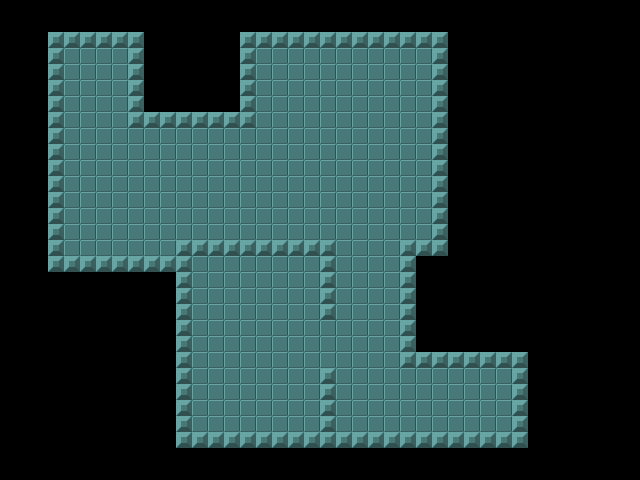

The image is a tile-based game level rendered from a .tmx file. Its description and complete source (layers, tilesets, objects, tile grids) follow:
An orthogonal 40x30 tile map with 16x16 px tiles, 1 tile layer (walls) and 6 objects (3x enemy, 2x coin, player).

<map version="1.2" tiledversion="1.2.4" orientation="orthogonal" renderorder="right-down" width="40" height="30" tilewidth="16" tileheight="16" infinite="0" nextlayerid="5" nextobjectid="2">
 <tileset firstgid="1" source="room.tsx" />
 <layer id="1" name="walls" width="40" height="30">
  <data encoding="csv">
0,0,0,0,0,0,0,0,0,0,0,0,0,0,0,0,0,0,0,0,0,0,0,0,0,0,0,0,0,0,0,0,0,0,0,0,0,0,0,0,
0,0,0,0,0,0,0,0,0,0,0,0,0,0,0,0,0,0,0,0,0,0,0,0,0,0,0,0,0,0,0,0,0,0,0,0,0,0,0,0,
0,0,0,3,3,3,3,3,3,0,0,0,0,0,0,3,3,3,3,3,3,3,3,3,3,3,3,3,0,0,0,0,0,0,0,0,0,0,0,0,
0,0,0,3,2,2,2,2,3,0,0,0,0,0,0,3,2,2,2,2,2,2,2,2,2,2,2,3,0,0,0,0,0,0,0,0,0,0,0,0,
0,0,0,3,2,2,2,2,3,0,0,0,0,0,0,3,2,2,2,2,2,2,2,2,2,2,2,3,0,0,0,0,0,0,0,0,0,0,0,0,
0,0,0,3,2,2,2,2,3,0,0,0,0,0,0,3,2,2,2,2,2,2,2,2,2,2,2,3,0,0,0,0,0,0,0,0,0,0,0,0,
0,0,0,3,2,2,2,2,3,0,0,0,0,0,0,3,2,2,2,2,2,2,2,2,2,2,2,3,0,0,0,0,0,0,0,0,0,0,0,0,
0,0,0,3,2,2,2,2,3,3,3,3,3,3,3,3,2,2,2,2,2,2,2,2,2,2,2,3,0,0,0,0,0,0,0,0,0,0,0,0,
0,0,0,3,2,2,2,2,2,2,2,2,2,2,2,2,2,2,2,2,2,2,2,2,2,2,2,3,0,0,0,0,0,0,0,0,0,0,0,0,
0,0,0,3,2,2,2,2,2,2,2,2,2,2,2,2,2,2,2,2,2,2,2,2,2,2,2,3,0,0,0,0,0,0,0,0,0,0,0,0,
0,0,0,3,2,2,2,2,2,2,2,2,2,2,2,2,2,2,2,2,2,2,2,2,2,2,2,3,0,0,0,0,0,0,0,0,0,0,0,0,
0,0,0,3,2,2,2,2,2,2,2,2,2,2,2,2,2,2,2,2,2,2,2,2,2,2,2,3,0,0,0,0,0,0,0,0,0,0,0,0,
0,0,0,3,2,2,2,2,2,2,2,2,2,2,2,2,2,2,2,2,2,2,2,2,2,2,2,3,0,0,0,0,0,0,0,0,0,0,0,0,
0,0,0,3,2,2,2,2,2,2,2,2,2,2,2,2,2,2,2,2,2,2,2,2,2,2,2,3,0,0,0,0,0,0,0,0,0,0,0,0,
0,0,0,3,2,2,2,2,2,2,2,2,2,2,2,2,2,2,2,2,2,2,2,2,2,2,2,3,0,0,0,0,0,0,0,0,0,0,0,0,
0,0,0,3,2,2,2,2,2,2,2,3,3,3,3,3,3,3,3,3,3,2,2,2,2,3,3,3,0,0,0,0,0,0,0,0,0,0,0,0,
0,0,0,3,3,3,3,3,3,3,3,3,2,2,2,2,2,2,2,2,3,2,2,2,2,3,0,0,0,0,0,0,0,0,0,0,0,0,0,0,
0,0,0,0,0,0,0,0,0,0,0,3,2,2,2,2,2,2,2,2,3,2,2,2,2,3,0,0,0,0,0,0,0,0,0,0,0,0,0,0,
0,0,0,0,0,0,0,0,0,0,0,3,2,2,2,2,2,2,2,2,3,2,2,2,2,3,0,0,0,0,0,0,0,0,0,0,0,0,0,0,
0,0,0,0,0,0,0,0,0,0,0,3,2,2,2,2,2,2,2,2,3,2,2,2,2,3,0,0,0,0,0,0,0,0,0,0,0,0,0,0,
0,0,0,0,0,0,0,0,0,0,0,3,2,2,2,2,2,2,2,2,2,2,2,2,2,3,0,0,0,0,0,0,0,0,0,0,0,0,0,0,
0,0,0,0,0,0,0,0,0,0,0,3,2,2,2,2,2,2,2,2,2,2,2,2,2,3,0,0,0,0,0,0,0,0,0,0,0,0,0,0,
0,0,0,0,0,0,0,0,0,0,0,3,2,2,2,2,2,2,2,2,2,2,2,2,2,3,3,3,3,3,3,3,3,0,0,0,0,0,0,0,
0,0,0,0,0,0,0,0,0,0,0,3,2,2,2,2,2,2,2,2,3,2,2,2,2,2,2,2,2,2,2,2,3,0,0,0,0,0,0,0,
0,0,0,0,0,0,0,0,0,0,0,3,2,2,2,2,2,2,2,2,3,2,2,2,2,2,2,2,2,2,2,2,3,0,0,0,0,0,0,0,
0,0,0,0,0,0,0,0,0,0,0,3,2,2,2,2,2,2,2,2,3,2,2,2,2,2,2,2,2,2,2,2,3,0,0,0,0,0,0,0,
0,0,0,0,0,0,0,0,0,0,0,3,2,2,2,2,2,2,2,2,3,2,2,2,2,2,2,2,2,2,2,2,3,0,0,0,0,0,0,0,
0,0,0,0,0,0,0,0,0,0,0,3,3,3,3,3,3,3,3,3,3,3,3,3,3,3,3,3,3,3,3,3,3,0,0,0,0,0,0,0,
0,0,0,0,0,0,0,0,0,0,0,0,0,0,0,0,0,0,0,0,0,0,0,0,0,0,0,0,0,0,0,0,0,0,0,0,0,0,0,0,
0,0,0,0,0,0,0,0,0,0,0,0,0,0,0,0,0,0,0,0,0,0,0,0,0,0,0,0,0,0,0,0,0,0,0,0,0,0,0,0
</data>
 </layer>
 <objectgroup color="#ff0000" id="4" name="entities">
  <object id="1" name="player" x="90" y="105">
   <point />
  </object>
  <object id="2" name="coin" x="122" y="121">
   <point />
  </object>
  <object id="3" name="coin" x="138" y="137">
   <point />
  </object>
  <object id="4" name="enemy" x="160" y="160" etype="1">
   <point />
  </object>
  <object id="5" name="enemy" x="320" y="192" etype="0">
   <point />
  </object>
  <object id="6" name="enemy" x="416" y="384" etype="1">
   <point />
  </object>
 </objectgroup>
</map>
